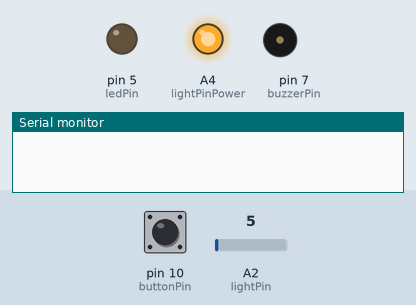
A sketch run on a simulated Arduino Uno, built with avr-gcc and run on an emulated ATmega328P. Shown: output pins drawn as LEDs (lit = HIGH), buzzer (waves = sounding), the last lines printed to the serial monitor. Inputs (shaded band) come from the test bench; at power-on: A2 (lightPin) = 5, pin 10 (buttonPin) HIGH. Random numbers use the default seed unless the sketch sets one.

Above: at 1.6 s.
At 3.7 s:
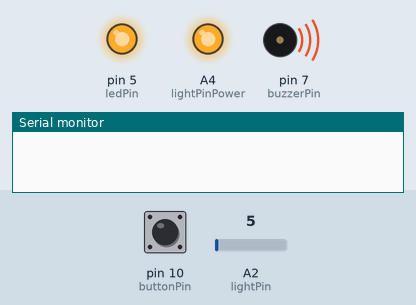
3.8 s: A2 (lightPin) set to 5
At 6.8 s:
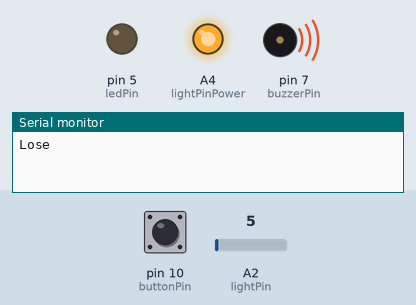
Timing chart, 0 to 9.6 s (numbered marks = the images above; inputs shaded):
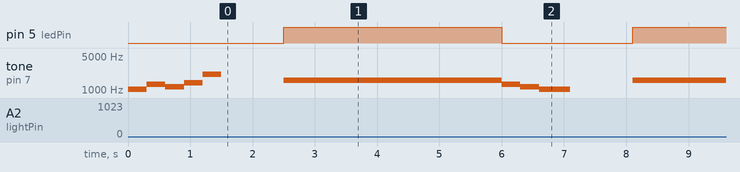

The sketch:

buzzer.ino
```cpp
// Pines used for the components
int lightPin = A2;
int lightPinPower = A4;
int buttonPin = 10;
int buzzerPin = 7;
int ledPin = 5;

// The delay between bips
int buzzerDelayTime = 700;

// Control variable. Used for detecting if the switch is presed
// LOW  - If the button is presed
// HIGH - If the button in NOT pressed
int buttonPresed;

// Control variable. Used to make sure that the numberPres is incremented only once
int increment=0;

// Number of timese that the button has been presed
int numberPres=0;

// Control variable. Used to determin if the buzzer bips
// 1 - The buzzre bips
// 0 - The buzzer dose NOT bep
int buzzerActivated=0;

// The number of beps(random)
int numberBips;

// The upper and lower that can be generated for the number of beps
int minBips=1;
int maxBips=10;

// Notes and their frequencies
const int C = 1046;
const int D = 1175;
const int E = 1319;
const int F = 1397;
const int G = 1568;
const int A = 1760;
const int B = 1976;
const int C1 = 2093;
const int D1 = 2349;

// The startup melody (played on setup)
int numberStartUp=5;
int startUpMelody[]={C,E,D,F,C1};
int startUpDuration[]={300,300,300,300,300};

// The WIN melody (played when you WIN)
int numberWin=4;
int winMelody[]={A,B,A,C1};
int winDuration[]={300,300,300,500};

// The LOSE melody (played when you LOSE)
int numberLose=3;
int loseMelody[]={E,D,C};
int loseDuration[]={300,300,500};


void setup()
{
    Serial.begin(9600);

    // Set the pins
    pinMode(buzzerPin, OUTPUT);
    pinMode(ledPin, OUTPUT);
    pinMode(buttonPin, INPUT);
    pinMode(lightPin, INPUT);
    pinMode(lightPinPower, OUTPUT);
    digitalWrite(lightPinPower, HIGH);

    // Sets the button pin as HIGH
    digitalWrite(buttonPin, HIGH);

    // Play the startup melody
    melody(numberStartUp,startUpMelody,startUpDuration);
}

// Melody player
// numberNotes - number of notes
// notes       - notes that needs to be played
// duration    - duration between notes
void melody(int numberNotes,int *notes,int *duration)
{
  for(int i=0;i<numberNotes;i++)
  {
    tone(buzzerPin,notes[i]);
    delay(duration[i]);
    noTone(buzzerPin);
  }
  delay(1000);
}

// Play a specific note for a number of times
// n    - number of times that the note has to be played
// note - the note that is played
void sound_buzzer(int n,int note)
{
  digitalWrite(ledPin,HIGH);
  for(int i=0;i<n;i++)
  {
    tone(buzzerPin,note);
    delay(buzzerDelayTime);
    noTone(buzzerPin);
  }
  digitalWrite(ledPin,LOW);
}

// Main loop of the program
void loop()
{
  // If the button is presd
  if(!buzzerActivated)
  {
    numberBips=random(minBips,maxBips);
    sound_buzzer(numberBips,G);
    buzzerActivated=1;
  }
  else
  {
    if(buzzerActivated)
    {
      buttonPresed=digitalRead(buttonPin);
      if(buttonPresed==LOW)
      {
        // Increments the number of prees only once
        if(!increment)
        {
          numberPres++;
          tone(buzzerPin,G);
          delay(400);
          noTone(buzzerPin);
          increment=1;
        }
      }
      else
        increment=0;

      // Confirms the number of preses
      if(analogRead(lightPin)<15)
      {
        // Checks the number of button preses with the number of beps generated
        if(numberPres==numberBips)
        {
          Serial.println("Win");
          melody(numberWin,winMelody,winDuration);
          buzzerActivated=0;
          numberPres=0;
        }
        else
        {
          Serial.println("Lose");
          melody(numberLose,loseMelody,loseDuration);
          buzzerActivated=0;
          numberPres=0;
        }
      }
    }
  }
}
```

Measured:
- by itself, tone on pin 7 (buzzerPin): plays 1319 Hz for 0.30 s, 1175 Hz for 0.30 s, 1046 Hz for 0.50 s, 1568 Hz for 4.7 s
